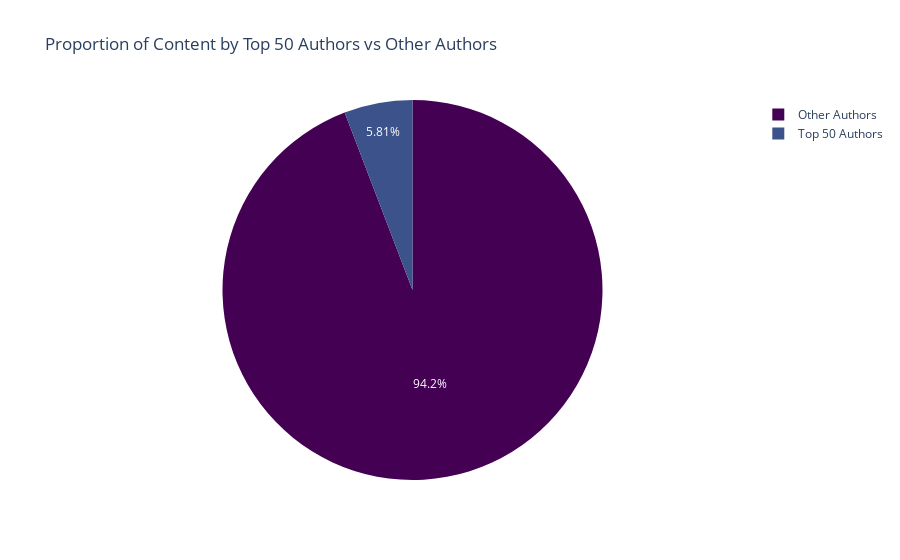

The code cell stored with this chart in its notebook:
### Code cell
import pandas as pd
import plotly.express as px

author_counts = df1['author_name'].value_counts()
top_50_authors_total = author_counts.head(50).sum()

total_posts = author_counts.sum()

rest_authors_total = total_posts - top_50_authors_total

data = {
    'Category': ['Top 50 Authors', 'Other Authors'],
    'Posts': [top_50_authors_total, rest_authors_total]
}
data_df = pd.DataFrame(data)

viridis_colors = ['#440154', '#3b528b', '#21908C', '#5DC863', '#FDE725'] 

fig = px.pie(data_df, 
             names='Category', 
             values='Posts', 
             title='Proportion of Content by Top 50 Authors vs Other Authors',
             color_discrete_sequence=viridis_colors)

fig.show()

### Figure 1 — Plotly figure (JSON) as saved in the notebook; plotly's stock layout.template omitted (floating-point values rounded to 4 significant figures)
{"data": [{"domain": {"x": [0, 1], "y": [0, 1]}, "hovertemplate": "Category=%{label}<br>Posts=%{value}<extra></extra>", "labels": ["Top 50 Authors", "Other Authors"], "legendgroup": "", "name": "", "showlegend": true, "type": "pie", "values": [20058, 325047]}], "layout": {"legend": {"tracegroupgap": 0}, "piecolorway": ["#440154", "#3b528b", "#21908C", "#5DC863", "#FDE725"], "title": {"text": "Proportion of Content by Top 50 Authors vs Other Authors"}}}
